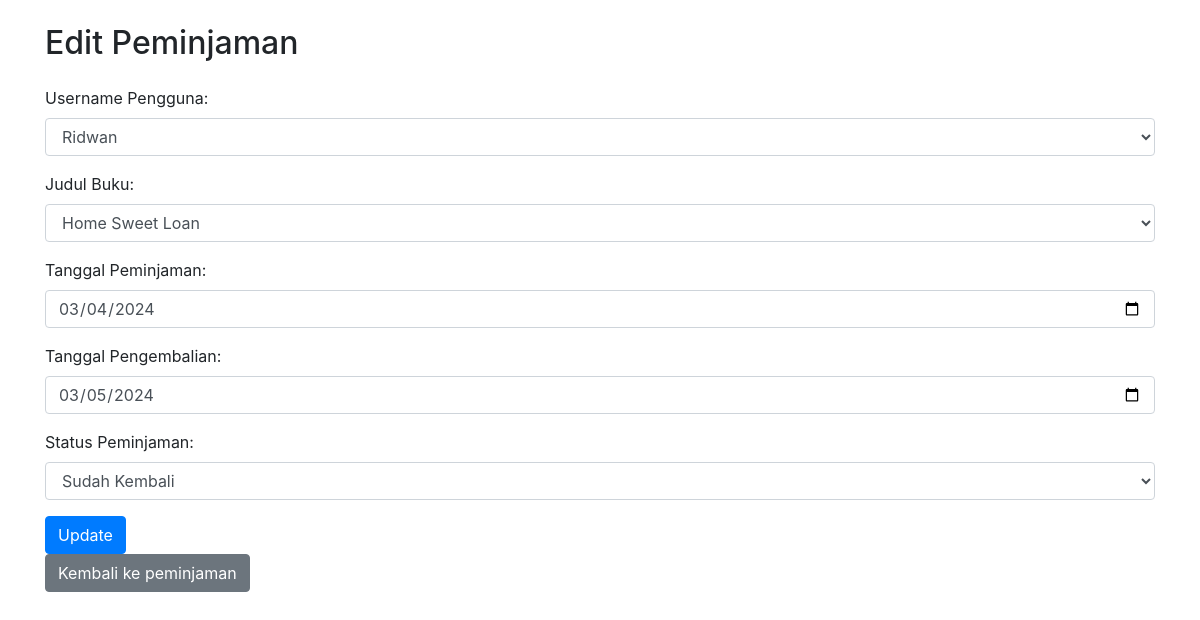
The page /edit_peminjam.php?id=9 on the database its author committed.
### tables this page shows
CREATE TABLE `peminjaman` (
  `PeminjamanID` int(11) NOT NULL,
  `UserID` int(11) DEFAULT NULL,
  `BukuID` int(11) DEFAULT NULL,
  `tanggalPeminjaman` date DEFAULT NULL,
  `TanggalPengembalian` date DEFAULT NULL,
  `StatusPeminjaman` varchar(50) DEFAULT NULL,
  `type` enum('peminjaman','pengembalian') NOT NULL DEFAULT 'peminjaman'
);

CREATE TABLE `user` (
  `UserID` int(11) NOT NULL,
  `Username` varchar(255) DEFAULT NULL,
  `Password` varchar(255) DEFAULT NULL,
  `Email` varchar(255) DEFAULT NULL,
  `NamaLengkap` varchar(255) DEFAULT NULL,
  `Alamat` text DEFAULT NULL,
  `img` varchar(255) DEFAULT NULL,
  `role` enum('administrator','petugas','peminjam') NOT NULL DEFAULT 'peminjam'
);

CREATE TABLE `buku` (
  `BukuID` int(11) NOT NULL,
  `Judul` varchar(255) DEFAULT NULL,
  `Penulis` varchar(255) DEFAULT NULL,
  `Penerbit` varchar(255) DEFAULT NULL,
  `TahunTerbit` int(11) DEFAULT NULL,
  `Deskripsi` text DEFAULT NULL,
  `KategoriID` int(11) DEFAULT NULL,
  `Gambar` varchar(255) DEFAULT NULL
);

### edit_peminjam.php (the view, shortened to what this page needs)
<?php
include 'koneksi.php';
if (isset($_GET['id'])) {
    $id = $_GET['id'];
    $query_select = "SELECT * FROM peminjaman WHERE PeminjamanID='$id'";
    $result = $conn->query($query_select);
    if ($result->num_rows > 0) {
        $row = $result->fetch_assoc();
?>
<!DOCTYPE html>
<html lang="en">
<head>
    <link href="https://stackpath.bootstrapcdn.com/bootstrap/4.5.2/css/bootstrap.min.css" rel="stylesheet">
</head>
<body>
    <div class="container">
        <h2 class="mt-4 mb-4">Edit Peminjaman</h2>
        <form action="<?php echo htmlspecialchars($_SERVER["PHP_SELF"]); ?>" method="post">
            <div class="form-group">
                <label for="userID">Username Pengguna:</label>
                <select class="form-control" id="userID" name="userID">
                    <?php
                    $query_user = "SELECT UserID, Username FROM user";
                    $result_user = $conn->query($query_user);
                    if ($result_user->num_rows > 0) {
                        while($user = $result_user->fetch_assoc()) {
                            echo '<option value="' . $user["UserID"] . '"';
                            if ($user["UserID"] == $row["UserID"]) {
                                echo ' selected';
                            }
                            echo '>' . $user["Username"] . '</option>';
                        }
                    }
                    ?>
                </select>
            </div>
            <div class="form-group">
                <label for="bukuID">Judul Buku:</label>
                <select class="form-control" id="bukuID" name="bukuID">
                    <?php
                    $query_buku = "SELECT BukuID, Judul FROM buku";
                    $result_buku = $conn->query($query_buku);
                    if ($result_buku->num_rows > 0) {
                        while($buku = $result_buku->fetch_assoc()) {
                            echo '<option value="' . $buku["BukuID"] . '"';
                            if ($buku["BukuID"] == $row["BukuID"]) {
                                echo ' selected';
                            }
                            echo '>' . $buku["Judul"] . '</option>';
                        }
                    }
                    ?>
                </select>
            </div>
            <div class="form-group">
                <label for="tanggalPeminjaman">Tanggal Peminjaman:</label>
                <input type="date" class="form-control" id="tanggalPeminjaman" name="tanggalPeminjaman" value="<?php echo $row["tanggalPeminjaman"]; ?>">
            </div>
            <div class="form-group">
                <label for="tanggalPengembalian">Tanggal Pengembalian:</label>
                <input type="date" class="form-control" id="tanggalPengembalian" name="tanggalPengembalian" value="<?php echo $row["TanggalPengembalian"]; ?>">
            </div>
            <div class="form-group">
                <label for="statusPeminjaman">Status Peminjaman:</label>
                <select class="form-control" id="statusPeminjaman" name="statusPeminjaman">
                    <option value="Sudah Kembali" <?php if($row["StatusPeminjaman"] == "Sudah Kembali") echo "selected"; ?>>Sudah Kembali</option>
                </select>
            </div>
            <button type="submit" class="btn btn-primary">Update</button>
        </form>
        <a href="peminjaman.php" class="btn btn-secondary">Kembali ke peminjaman</a>
    </div>
</body>
</html>
<?php
    } else {
        echo '<div class="alert alert-danger" role="alert">Data peminjaman tidak ditemukan.</div>';
    }
}
?>

### rows shown on the page
peminjaman: userID "Ridwan", bukuID "Home Sweet Loan", tanggalPeminjaman "03/04/2024", tanggalPengembalian "03/05/2024", statusPeminjaman "Sudah Kembali"
